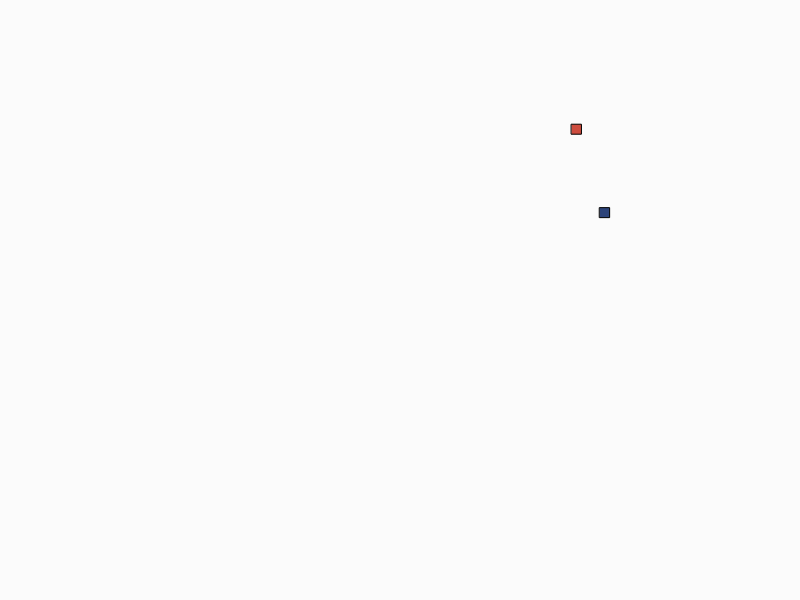
Frame 1 (no input)
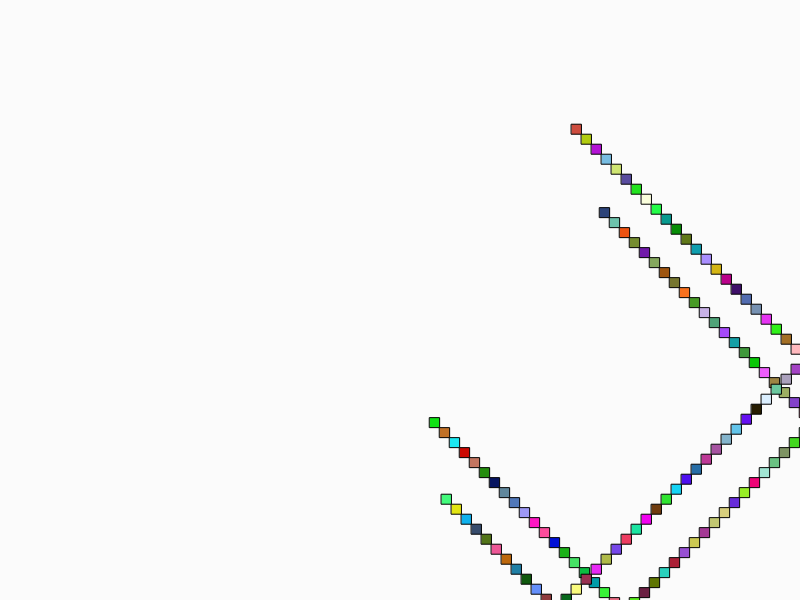
Frame 60 (no input)
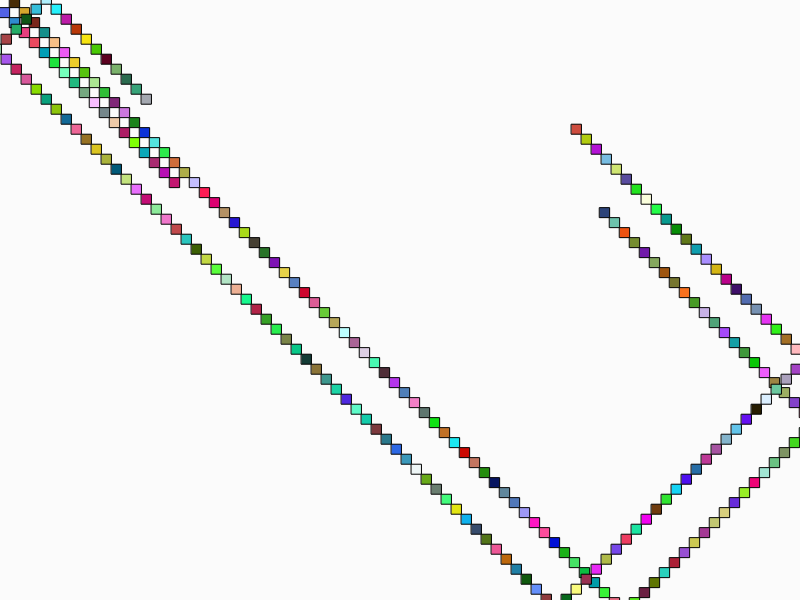
Frame 120 (the mouse pressed at the canvas centre since frame 60)

The p5.js sketch that drew these frames (run headless with seeded random() and noise() and a simulated clock; from frame 60 on, the mouse is pressed at the canvas centre):

// p5.js sketch
// ── sketch.js
var S;
var S1;

function setup() {

createCanvas(800,600);
background(251);
S = new balls();
s1 = new balls();

}

function draw() {

  	
 	S.show();
 	S.update();
 	S.direction();


 	s1.show();
 	s1.update();
 	s1.direction();
}
// ── balls.js
function balls(){

	this.x = random()*width;
	this.y = random()*height;
	var xvel = 10;
	var yvel = 10;

	this.update = function(){
		this.x = this.x + xvel;
		this.y = this.y + yvel;
	}

	this.direction = function(){
		if(this.x>width){xvel = -10;}
		if(this.x<0){xvel = 10;}
		if(this.y>height){yvel = -10;}
		if(this.y<0){yvel = 10;}
	}

	this.show = function(){
		fill(random()*255, random()*255, random()*255);
		rect(this.x, this.y, 10, 10);
	}

}
// ── shoot.js
function Shoot(){

	this.x=200;
	this.y=400;





	this.show = function(){
		fill(255);
		ellipse(this.x, this.y, 10, 10);
		line(this.x,this.y,(mouseX/mouseX),(mouseY/mouseY));
	}




}
